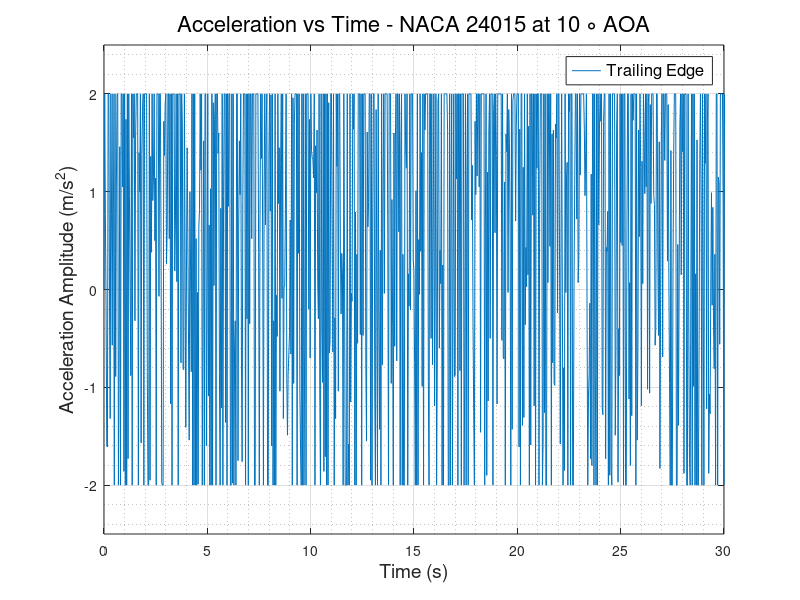
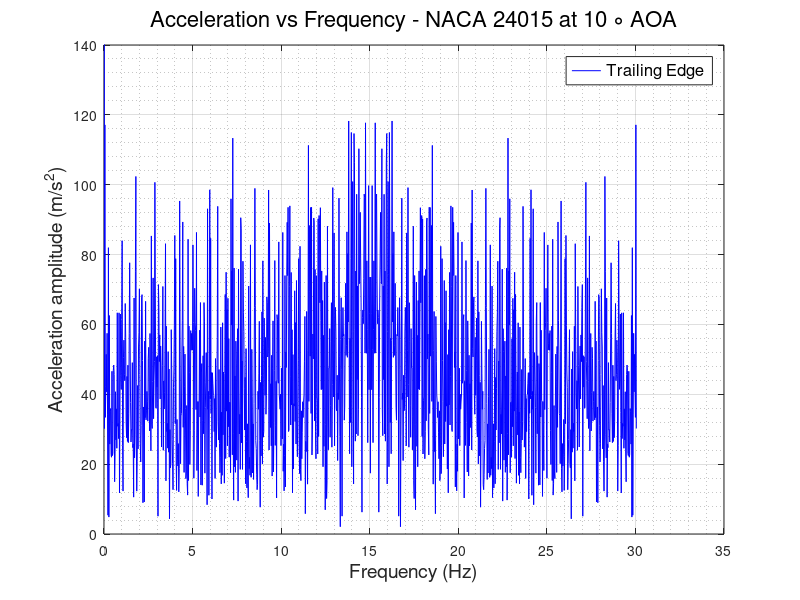

MATLAB code for these plots, in order:
clc
clear
close all
%% READING ACCELEROMETER DATA and defining Variables
                        % TRAILING EDGE %
data   = xlsread('TE_800rpm.csv');
TE_time   = data(:,1);
TE_X_acc  = data(:,2);
TE_Y_acc  = data(:,3);
TE_Z_acc  = data(:,4);
TE_R_acc  = sqrt(TE_X_acc.^2 + TE_Y_acc.^2 + TE_Z_acc.^2);
% plot(TE_time,TE_R_acc)
N      = numel(TE_time);
Ts     = abs(diff(TE_time(1:2)));
fs     = 1/Ts;
f_axis = [0:N-1]*fs/N;
A_freq_TE = fft(TE_Z_acc);
figure(1)
plot(TE_time, TE_Z_acc)
grid on
grid minor
xlabel('Time (s)','FontSize',14,'FontWeight','normal')
ylabel('Acceleration Amplitude (m/s^2)','FontSize',14,'FontWeight','normal')
legend ('Trailing Edge','FontSize',12,'FontWeight','normal')
title('Acceleration vs Time - NACA 24015 at 10 \circ AOA','FontSize',16,'FontWeight','normal')
xlim([0 30])
ylim([-2.5 2.5])
figure(2)
plot(f_axis,abs(A_freq_TE),'-b','LineWidth',0.5)
grid on 
grid minor
ylabel('Acceleration amplitude (m/s^2)','FontSize',14,'FontWeight','normal')
xlabel('Frequency (Hz)','FontSize',14,'FontWeight','normal')
ylim([0 140])
legend ('Trailing Edge','FontSize',12,'FontWeight','normal')
title('Acceleration vs Frequency - NACA 24015 at 10 \circ AOA','FontSize',16,'FontWeight','normal')
